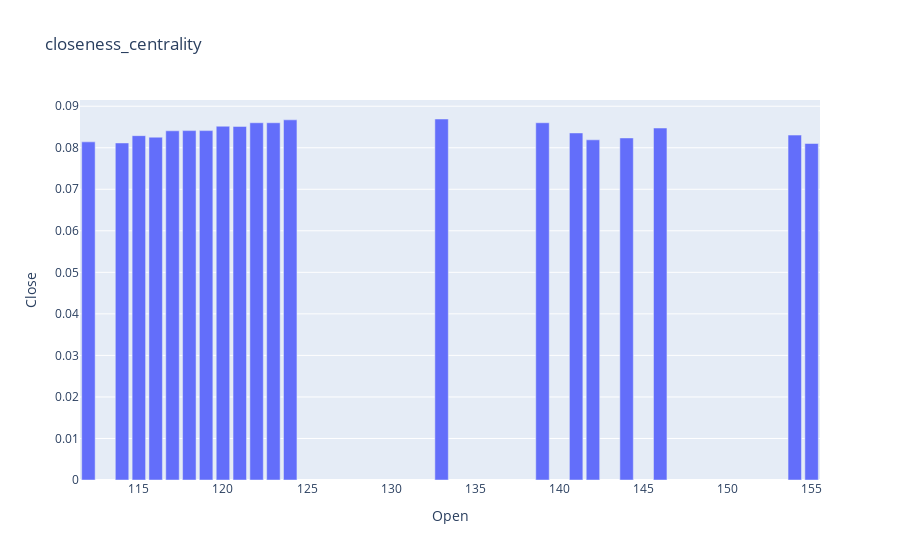

Here is the notebook cell this chart was saved with:
### Code cell
vii=vii.head(20)
vi=pd.DataFrame(vii)
clc = go.Figure(data=[go.Bar(x=vi['Node'], y=vi['closeness_centrality'])])
clc.update_layout(title='closeness_centrality', xaxis_title='Open', yaxis_title='Close')

### Figure 1 — Plotly figure (JSON) as saved in the notebook; plotly's stock layout.template omitted (floating-point values rounded to 4 significant figures)
{"data": [{"type": "bar", "x": [133, 124, 139, 122, 123, 120, 121, 146, 119, 118, 117, 141, 154, 115, 116, 144, 142, 112, 114, 155], "y": [0.08692, 0.08672, 0.08602, 0.08602, 0.08602, 0.08518, 0.08514, 0.08475, 0.08413, 0.08413, 0.08408, 0.08356, 0.08305, 0.08291, 0.08254, 0.08236, 0.08191, 0.08142, 0.08115, 0.08102]}], "layout": {"title": {"text": "closeness_centrality"}, "xaxis": {"title": {"text": "Open"}}, "yaxis": {"title": {"text": "Close"}}}}
